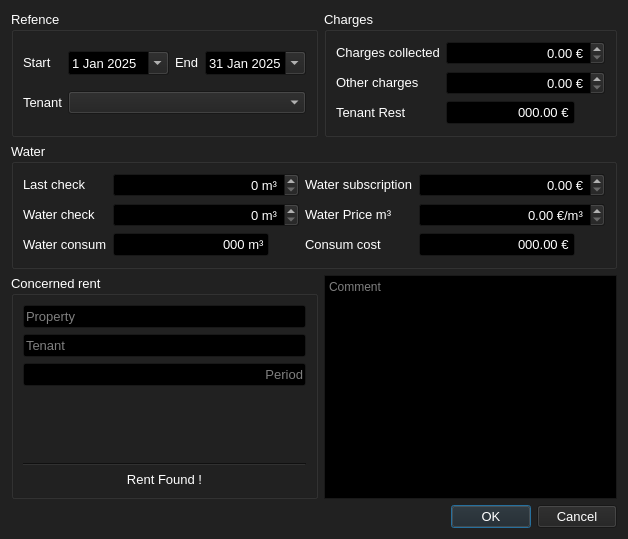
<?xml version="1.0" encoding="UTF-8"?>
<ui version="4.0">
 <class>W_Invoice_Creator</class>
 <widget class="QWidget" name="W_Invoice_Creator">
  <property name="geometry">
   <rect>
    <x>0</x>
    <y>0</y>
    <width>628</width>
    <height>539</height>
   </rect>
  </property>
  <property name="palette">
   <palette>
    <active>
     <colorrole role="WindowText">
      <brush brushstyle="SolidPattern">
       <color alpha="255">
        <red>255</red>
        <green>255</green>
        <blue>255</blue>
       </color>
      </brush>
     </colorrole>
     <colorrole role="Button">
      <brush brushstyle="SolidPattern">
       <color alpha="255">
        <red>33</red>
        <green>33</green>
        <blue>33</blue>
       </color>
      </brush>
     </colorrole>
     <colorrole role="Light">
      <brush brushstyle="SolidPattern">
       <color alpha="255">
        <red>49</red>
        <green>49</green>
        <blue>49</blue>
       </color>
      </brush>
     </colorrole>
     <colorrole role="Midlight">
      <brush brushstyle="SolidPattern">
       <color alpha="255">
        <red>41</red>
        <green>41</green>
        <blue>41</blue>
       </color>
      </brush>
     </colorrole>
     <colorrole role="Dark">
      <brush brushstyle="SolidPattern">
       <color alpha="255">
        <red>16</red>
        <green>16</green>
        <blue>16</blue>
       </color>
      </brush>
     </colorrole>
     <colorrole role="Mid">
      <brush brushstyle="SolidPattern">
       <color alpha="255">
        <red>22</red>
        <green>22</green>
        <blue>22</blue>
       </color>
      </brush>
     </colorrole>
     <colorrole role="Text">
      <brush brushstyle="SolidPattern">
       <color alpha="255">
        <red>255</red>
        <green>255</green>
        <blue>255</blue>
       </color>
      </brush>
     </colorrole>
     <colorrole role="BrightText">
      <brush brushstyle="SolidPattern">
       <color alpha="255">
        <red>255</red>
        <green>255</green>
        <blue>255</blue>
       </color>
      </brush>
     </colorrole>
     <colorrole role="ButtonText">
      <brush brushstyle="SolidPattern">
       <color alpha="255">
        <red>255</red>
        <green>255</green>
        <blue>255</blue>
       </color>
      </brush>
     </colorrole>
     <colorrole role="Base">
      <brush brushstyle="SolidPattern">
       <color alpha="255">
        <red>0</red>
        <green>0</green>
        <blue>0</blue>
       </color>
      </brush>
     </colorrole>
     <colorrole role="Window">
      <brush brushstyle="SolidPattern">
       <color alpha="255">
        <red>33</red>
        <green>33</green>
        <blue>33</blue>
       </color>
      </brush>
     </colorrole>
     <colorrole role="Shadow">
      <brush brushstyle="SolidPattern">
       <color alpha="255">
        <red>0</red>
        <green>0</green>
        <blue>0</blue>
       </color>
      </brush>
     </colorrole>
     <colorrole role="AlternateBase">
      <brush brushstyle="SolidPattern">
       <color alpha="255">
        <red>16</red>
        <green>16</green>
        <blue>16</blue>
       </color>
      </brush>
     </colorrole>
     <colorrole role="ToolTipBase">
      <brush brushstyle="SolidPattern">
       <color alpha="255">
        <red>255</red>
        <green>255</green>
        <blue>220</blue>
       </color>
      </brush>
     </colorrole>
     <colorrole role="ToolTipText">
      <brush brushstyle="SolidPattern">
       <color alpha="255">
        <red>0</red>
        <green>0</green>
        <blue>0</blue>
       </color>
      </brush>
     </colorrole>
     <colorrole role="PlaceholderText">
      <brush brushstyle="SolidPattern">
       <color alpha="127">
        <red>255</red>
        <green>255</green>
        <blue>255</blue>
       </color>
      </brush>
     </colorrole>
     <colorrole role="Accent">
      <brush brushstyle="SolidPattern">
       <color alpha="255">
        <red>0</red>
        <green>0</green>
        <blue>0</blue>
       </color>
      </brush>
     </colorrole>
    </active>
    <inactive>
     <colorrole role="WindowText">
      <brush brushstyle="SolidPattern">
       <color alpha="255">
        <red>255</red>
        <green>255</green>
        <blue>255</blue>
       </color>
      </brush>
     </colorrole>
     <colorrole role="Button">
      <brush brushstyle="SolidPattern">
       <color alpha="255">
        <red>33</red>
        <green>33</green>
        <blue>33</blue>
       </color>
      </brush>
     </colorrole>
     <colorrole role="Light">
      <brush brushstyle="SolidPattern">
       <color alpha="255">
        <red>49</red>
        <green>49</green>
        <blue>49</blue>
       </color>
      </brush>
     </colorrole>
     <colorrole role="Midlight">
      <brush brushstyle="SolidPattern">
       <color alpha="255">
        <red>41</red>
        <green>41</green>
        <blue>41</blue>
       </color>
      </brush>
     </colorrole>
     <colorrole role="Dark">
      <brush brushstyle="SolidPattern">
       <color alpha="255">
        <red>16</red>
        <green>16</green>
        <blue>16</blue>
       </color>
      </brush>
     </colorrole>
     <colorrole role="Mid">
      <brush brushstyle="SolidPattern">
       <color alpha="255">
        <red>22</red>
        <green>22</green>
        <blue>22</blue>
       </color>
      </brush>
     </colorrole>
     <colorrole role="Text">
      <brush brushstyle="SolidPattern">
       <color alpha="255">
        <red>255</red>
        <green>255</green>
        <blue>255</blue>
       </color>
      </brush>
     </colorrole>
     <colorrole role="BrightText">
      <brush brushstyle="SolidPattern">
       <color alpha="255">
        <red>255</red>
        <green>255</green>
        <blue>255</blue>
       </color>
      </brush>
     </colorrole>
     <colorrole role="ButtonText">
      <brush brushstyle="SolidPattern">
       <color alpha="255">
        <red>255</red>
        <green>255</green>
        <blue>255</blue>
       </color>
      </brush>
     </colorrole>
     <colorrole role="Base">
      <brush brushstyle="SolidPattern">
       <color alpha="255">
        <red>0</red>
        <green>0</green>
        <blue>0</blue>
       </color>
      </brush>
     </colorrole>
     <colorrole role="Window">
      <brush brushstyle="SolidPattern">
       <color alpha="255">
        <red>33</red>
        <green>33</green>
        <blue>33</blue>
       </color>
      </brush>
     </colorrole>
     <colorrole role="Shadow">
      <brush brushstyle="SolidPattern">
       <color alpha="255">
        <red>0</red>
        <green>0</green>
        <blue>0</blue>
       </color>
      </brush>
     </colorrole>
     <colorrole role="AlternateBase">
      <brush brushstyle="SolidPattern">
       <color alpha="255">
        <red>16</red>
        <green>16</green>
        <blue>16</blue>
       </color>
      </brush>
     </colorrole>
     <colorrole role="ToolTipBase">
      <brush brushstyle="SolidPattern">
       <color alpha="255">
        <red>255</red>
        <green>255</green>
        <blue>220</blue>
       </color>
      </brush>
     </colorrole>
     <colorrole role="ToolTipText">
      <brush brushstyle="SolidPattern">
       <color alpha="255">
        <red>0</red>
        <green>0</green>
        <blue>0</blue>
       </color>
      </brush>
     </colorrole>
     <colorrole role="PlaceholderText">
      <brush brushstyle="SolidPattern">
       <color alpha="127">
        <red>255</red>
        <green>255</green>
        <blue>255</blue>
       </color>
      </brush>
     </colorrole>
     <colorrole role="Accent">
      <brush brushstyle="SolidPattern">
       <color alpha="255">
        <red>0</red>
        <green>0</green>
        <blue>0</blue>
       </color>
      </brush>
     </colorrole>
    </inactive>
    <disabled>
     <colorrole role="WindowText">
      <brush brushstyle="SolidPattern">
       <color alpha="255">
        <red>16</red>
        <green>16</green>
        <blue>16</blue>
       </color>
      </brush>
     </colorrole>
     <colorrole role="Button">
      <brush brushstyle="SolidPattern">
       <color alpha="255">
        <red>33</red>
        <green>33</green>
        <blue>33</blue>
       </color>
      </brush>
     </colorrole>
     <colorrole role="Light">
      <brush brushstyle="SolidPattern">
       <color alpha="255">
        <red>49</red>
        <green>49</green>
        <blue>49</blue>
       </color>
      </brush>
     </colorrole>
     <colorrole role="Midlight">
      <brush brushstyle="SolidPattern">
       <color alpha="255">
        <red>41</red>
        <green>41</green>
        <blue>41</blue>
       </color>
      </brush>
     </colorrole>
     <colorrole role="Dark">
      <brush brushstyle="SolidPattern">
       <color alpha="255">
        <red>16</red>
        <green>16</green>
        <blue>16</blue>
       </color>
      </brush>
     </colorrole>
     <colorrole role="Mid">
      <brush brushstyle="SolidPattern">
       <color alpha="255">
        <red>22</red>
        <green>22</green>
        <blue>22</blue>
       </color>
      </brush>
     </colorrole>
     <colorrole role="Text">
      <brush brushstyle="SolidPattern">
       <color alpha="255">
        <red>16</red>
        <green>16</green>
        <blue>16</blue>
       </color>
      </brush>
     </colorrole>
     <colorrole role="BrightText">
      <brush brushstyle="SolidPattern">
       <color alpha="255">
        <red>255</red>
        <green>255</green>
        <blue>255</blue>
       </color>
      </brush>
     </colorrole>
     <colorrole role="ButtonText">
      <brush brushstyle="SolidPattern">
       <color alpha="255">
        <red>16</red>
        <green>16</green>
        <blue>16</blue>
       </color>
      </brush>
     </colorrole>
     <colorrole role="Base">
      <brush brushstyle="SolidPattern">
       <color alpha="255">
        <red>33</red>
        <green>33</green>
        <blue>33</blue>
       </color>
      </brush>
     </colorrole>
     <colorrole role="Window">
      <brush brushstyle="SolidPattern">
       <color alpha="255">
        <red>33</red>
        <green>33</green>
        <blue>33</blue>
       </color>
      </brush>
     </colorrole>
     <colorrole role="Shadow">
      <brush brushstyle="SolidPattern">
       <color alpha="255">
        <red>0</red>
        <green>0</green>
        <blue>0</blue>
       </color>
      </brush>
     </colorrole>
     <colorrole role="AlternateBase">
      <brush brushstyle="SolidPattern">
       <color alpha="255">
        <red>33</red>
        <green>33</green>
        <blue>33</blue>
       </color>
      </brush>
     </colorrole>
     <colorrole role="ToolTipBase">
      <brush brushstyle="SolidPattern">
       <color alpha="255">
        <red>255</red>
        <green>255</green>
        <blue>220</blue>
       </color>
      </brush>
     </colorrole>
     <colorrole role="ToolTipText">
      <brush brushstyle="SolidPattern">
       <color alpha="255">
        <red>0</red>
        <green>0</green>
        <blue>0</blue>
       </color>
      </brush>
     </colorrole>
     <colorrole role="PlaceholderText">
      <brush brushstyle="SolidPattern">
       <color alpha="127">
        <red>16</red>
        <green>16</green>
        <blue>16</blue>
       </color>
      </brush>
     </colorrole>
     <colorrole role="Accent">
      <brush brushstyle="SolidPattern">
       <color alpha="255">
        <red>23</red>
        <green>23</green>
        <blue>23</blue>
       </color>
      </brush>
     </colorrole>
    </disabled>
   </palette>
  </property>
  <property name="windowTitle">
   <string>Invoice Creator</string>
  </property>
  <property name="windowIcon">
   <iconset resource="../resources/icons.qrc">
    <normaloff>:/assets/text-x-changelog.svg</normaloff>:/assets/text-x-changelog.svg</iconset>
  </property>
  <layout class="QGridLayout" name="gridLayout_6">
   <item row="0" column="0">
    <widget class="QGroupBox" name="groupBox">
     <property name="font">
      <font>
       <pointsize>10</pointsize>
      </font>
     </property>
     <property name="title">
      <string>Refence</string>
     </property>
     <layout class="QGridLayout" name="gridLayout_2">
      <item row="0" column="0">
       <widget class="QLabel" name="label_2">
        <property name="sizePolicy">
         <sizepolicy hsizetype="Maximum" vsizetype="Maximum">
          <horstretch>0</horstretch>
          <verstretch>0</verstretch>
         </sizepolicy>
        </property>
        <property name="font">
         <font>
          <pointsize>10</pointsize>
         </font>
        </property>
        <property name="text">
         <string>Start</string>
        </property>
       </widget>
      </item>
      <item row="0" column="1">
       <widget class="QDateEdit" name="de_date_start">
        <property name="enabled">
         <bool>true</bool>
        </property>
        <property name="sizePolicy">
         <sizepolicy hsizetype="Preferred" vsizetype="Maximum">
          <horstretch>0</horstretch>
          <verstretch>0</verstretch>
         </sizepolicy>
        </property>
        <property name="font">
         <font>
          <pointsize>10</pointsize>
         </font>
        </property>
        <property name="styleSheet">
         <string notr="true"/>
        </property>
        <property name="readOnly">
         <bool>false</bool>
        </property>
        <property name="minimumDate">
         <date>
          <year>2014</year>
          <month>1</month>
          <day>1</day>
         </date>
        </property>
        <property name="calendarPopup">
         <bool>true</bool>
        </property>
        <property name="date">
         <date>
          <year>2025</year>
          <month>1</month>
          <day>1</day>
         </date>
        </property>
       </widget>
      </item>
      <item row="0" column="2">
       <widget class="QLabel" name="label_3">
        <property name="sizePolicy">
         <sizepolicy hsizetype="Maximum" vsizetype="Maximum">
          <horstretch>0</horstretch>
          <verstretch>0</verstretch>
         </sizepolicy>
        </property>
        <property name="font">
         <font>
          <pointsize>10</pointsize>
         </font>
        </property>
        <property name="text">
         <string>End</string>
        </property>
       </widget>
      </item>
      <item row="0" column="3">
       <widget class="QDateEdit" name="de_date_end">
        <property name="enabled">
         <bool>true</bool>
        </property>
        <property name="sizePolicy">
         <sizepolicy hsizetype="Preferred" vsizetype="Maximum">
          <horstretch>0</horstretch>
          <verstretch>0</verstretch>
         </sizepolicy>
        </property>
        <property name="font">
         <font>
          <pointsize>10</pointsize>
         </font>
        </property>
        <property name="styleSheet">
         <string notr="true"/>
        </property>
        <property name="readOnly">
         <bool>false</bool>
        </property>
        <property name="calendarPopup">
         <bool>true</bool>
        </property>
        <property name="date">
         <date>
          <year>2025</year>
          <month>1</month>
          <day>31</day>
         </date>
        </property>
       </widget>
      </item>
      <item row="1" column="0">
       <widget class="QLabel" name="label">
        <property name="sizePolicy">
         <sizepolicy hsizetype="Maximum" vsizetype="Maximum">
          <horstretch>0</horstretch>
          <verstretch>0</verstretch>
         </sizepolicy>
        </property>
        <property name="font">
         <font>
          <pointsize>10</pointsize>
         </font>
        </property>
        <property name="text">
         <string>Tenant</string>
        </property>
       </widget>
      </item>
      <item row="1" column="1" colspan="3">
       <widget class="QComboBox" name="cb_tenant">
        <property name="enabled">
         <bool>true</bool>
        </property>
        <property name="sizePolicy">
         <sizepolicy hsizetype="Preferred" vsizetype="Maximum">
          <horstretch>0</horstretch>
          <verstretch>0</verstretch>
         </sizepolicy>
        </property>
        <property name="font">
         <font>
          <pointsize>10</pointsize>
         </font>
        </property>
        <property name="styleSheet">
         <string notr="true"/>
        </property>
       </widget>
      </item>
     </layout>
    </widget>
   </item>
   <item row="2" column="0">
    <widget class="QGroupBox" name="groupBox_5">
     <property name="sizePolicy">
      <sizepolicy hsizetype="Preferred" vsizetype="Preferred">
       <horstretch>0</horstretch>
       <verstretch>0</verstretch>
      </sizepolicy>
     </property>
     <property name="font">
      <font>
       <pointsize>10</pointsize>
      </font>
     </property>
     <property name="title">
      <string>Concerned rent</string>
     </property>
     <layout class="QVBoxLayout" name="verticalLayout">
      <item>
       <widget class="QLineEdit" name="le_info_property">
        <property name="sizePolicy">
         <sizepolicy hsizetype="Expanding" vsizetype="Maximum">
          <horstretch>0</horstretch>
          <verstretch>0</verstretch>
         </sizepolicy>
        </property>
        <property name="font">
         <font>
          <pointsize>10</pointsize>
         </font>
        </property>
        <property name="styleSheet">
         <string notr="true"/>
        </property>
        <property name="readOnly">
         <bool>true</bool>
        </property>
        <property name="placeholderText">
         <string>Property</string>
        </property>
       </widget>
      </item>
      <item>
       <widget class="QLineEdit" name="le_info_tenant">
        <property name="sizePolicy">
         <sizepolicy hsizetype="Expanding" vsizetype="Maximum">
          <horstretch>0</horstretch>
          <verstretch>0</verstretch>
         </sizepolicy>
        </property>
        <property name="font">
         <font>
          <pointsize>10</pointsize>
         </font>
        </property>
        <property name="styleSheet">
         <string notr="true"/>
        </property>
        <property name="readOnly">
         <bool>true</bool>
        </property>
        <property name="placeholderText">
         <string>Tenant</string>
        </property>
       </widget>
      </item>
      <item>
       <widget class="QLineEdit" name="le_info_period">
        <property name="sizePolicy">
         <sizepolicy hsizetype="Expanding" vsizetype="Maximum">
          <horstretch>0</horstretch>
          <verstretch>0</verstretch>
         </sizepolicy>
        </property>
        <property name="font">
         <font>
          <pointsize>10</pointsize>
         </font>
        </property>
        <property name="styleSheet">
         <string notr="true"/>
        </property>
        <property name="alignment">
         <set>Qt::AlignmentFlag::AlignRight|Qt::AlignmentFlag::AlignTrailing|Qt::AlignmentFlag::AlignVCenter</set>
        </property>
        <property name="readOnly">
         <bool>true</bool>
        </property>
        <property name="placeholderText">
         <string>Period</string>
        </property>
       </widget>
      </item>
      <item>
       <spacer name="verticalSpacer">
        <property name="font">
         <font>
          <pointsize>10</pointsize>
         </font>
        </property>
        <property name="orientation">
         <enum>Qt::Orientation::Vertical</enum>
        </property>
        <property name="sizeHint" stdset="0">
         <size>
          <width>0</width>
          <height>0</height>
         </size>
        </property>
       </spacer>
      </item>
      <item>
       <widget class="Line" name="line">
        <property name="font">
         <font>
          <pointsize>10</pointsize>
         </font>
        </property>
        <property name="orientation">
         <enum>Qt::Orientation::Horizontal</enum>
        </property>
       </widget>
      </item>
      <item>
       <widget class="QLabel" name="label_13">
        <property name="sizePolicy">
         <sizepolicy hsizetype="Minimum" vsizetype="Maximum">
          <horstretch>0</horstretch>
          <verstretch>0</verstretch>
         </sizepolicy>
        </property>
        <property name="font">
         <font>
          <pointsize>10</pointsize>
         </font>
        </property>
        <property name="styleSheet">
         <string notr="true"/>
        </property>
        <property name="text">
         <string>Rent Found !</string>
        </property>
        <property name="alignment">
         <set>Qt::AlignmentFlag::AlignCenter</set>
        </property>
       </widget>
      </item>
     </layout>
    </widget>
   </item>
   <item row="3" column="0" colspan="2">
    <widget class="QDialogButtonBox" name="buttonBox">
     <property name="font">
      <font>
       <pointsize>10</pointsize>
      </font>
     </property>
     <property name="standardButtons">
      <set>QDialogButtonBox::StandardButton::Cancel|QDialogButtonBox::StandardButton::Ok</set>
     </property>
    </widget>
   </item>
   <item row="0" column="1">
    <widget class="QGroupBox" name="groupBox_3">
     <property name="font">
      <font>
       <pointsize>10</pointsize>
      </font>
     </property>
     <property name="title">
      <string>Charges</string>
     </property>
     <layout class="QGridLayout" name="gridLayout_4">
      <item row="0" column="0">
       <widget class="QLabel" name="label_21">
        <property name="sizePolicy">
         <sizepolicy hsizetype="Maximum" vsizetype="Maximum">
          <horstretch>0</horstretch>
          <verstretch>0</verstretch>
         </sizepolicy>
        </property>
        <property name="font">
         <font>
          <pointsize>10</pointsize>
         </font>
        </property>
        <property name="text">
         <string>Charges collected</string>
        </property>
       </widget>
      </item>
      <item row="1" column="0">
       <widget class="QLabel" name="label_8">
        <property name="sizePolicy">
         <sizepolicy hsizetype="Maximum" vsizetype="Maximum">
          <horstretch>0</horstretch>
          <verstretch>0</verstretch>
         </sizepolicy>
        </property>
        <property name="font">
         <font>
          <pointsize>10</pointsize>
         </font>
        </property>
        <property name="text">
         <string>Other charges</string>
        </property>
       </widget>
      </item>
      <item row="2" column="0">
       <widget class="QLabel" name="l_rest">
        <property name="sizePolicy">
         <sizepolicy hsizetype="Maximum" vsizetype="Maximum">
          <horstretch>0</horstretch>
          <verstretch>0</verstretch>
         </sizepolicy>
        </property>
        <property name="font">
         <font>
          <pointsize>10</pointsize>
         </font>
        </property>
        <property name="text">
         <string>Tenant Rest</string>
        </property>
       </widget>
      </item>
      <item row="2" column="1">
       <widget class="QLineEdit" name="le_rest">
        <property name="sizePolicy">
         <sizepolicy hsizetype="Minimum" vsizetype="Fixed">
          <horstretch>0</horstretch>
          <verstretch>0</verstretch>
         </sizepolicy>
        </property>
        <property name="font">
         <font>
          <pointsize>10</pointsize>
         </font>
        </property>
        <property name="styleSheet">
         <string notr="true"/>
        </property>
        <property name="text">
         <string>000.00 €</string>
        </property>
        <property name="alignment">
         <set>Qt::AlignmentFlag::AlignRight|Qt::AlignmentFlag::AlignTrailing|Qt::AlignmentFlag::AlignVCenter</set>
        </property>
        <property name="readOnly">
         <bool>true</bool>
        </property>
       </widget>
      </item>
      <item row="2" column="2">
       <widget class="QLabel" name="label_28">
        <property name="sizePolicy">
         <sizepolicy hsizetype="Maximum" vsizetype="Maximum">
          <horstretch>0</horstretch>
          <verstretch>0</verstretch>
         </sizepolicy>
        </property>
        <property name="minimumSize">
         <size>
          <width>24</width>
          <height>24</height>
         </size>
        </property>
        <property name="maximumSize">
         <size>
          <width>24</width>
          <height>24</height>
         </size>
        </property>
        <property name="font">
         <font>
          <pointsize>10</pointsize>
         </font>
        </property>
        <property name="text">
         <string/>
        </property>
        <property name="pixmap">
         <pixmap resource="../resources/icons.qrc">:/assets/accessories-calculator.svg</pixmap>
        </property>
        <property name="scaledContents">
         <bool>false</bool>
        </property>
        <property name="alignment">
         <set>Qt::AlignmentFlag::AlignCenter</set>
        </property>
        <property name="wordWrap">
         <bool>false</bool>
        </property>
        <property name="indent">
         <number>-1</number>
        </property>
       </widget>
      </item>
      <item row="0" column="1" colspan="2">
       <widget class="QDoubleSpinBox" name="dsb_charge_collected">
        <property name="sizePolicy">
         <sizepolicy hsizetype="Preferred" vsizetype="Fixed">
          <horstretch>0</horstretch>
          <verstretch>0</verstretch>
         </sizepolicy>
        </property>
        <property name="font">
         <font>
          <pointsize>10</pointsize>
         </font>
        </property>
        <property name="styleSheet">
         <string notr="true"/>
        </property>
        <property name="alignment">
         <set>Qt::AlignmentFlag::AlignRight|Qt::AlignmentFlag::AlignTrailing|Qt::AlignmentFlag::AlignVCenter</set>
        </property>
        <property name="readOnly">
         <bool>false</bool>
        </property>
        <property name="suffix">
         <string> €</string>
        </property>
        <property name="maximum">
         <double>999999.000000000000000</double>
        </property>
       </widget>
      </item>
      <item row="1" column="1" colspan="2">
       <widget class="QDoubleSpinBox" name="dsb_other">
        <property name="enabled">
         <bool>true</bool>
        </property>
        <property name="sizePolicy">
         <sizepolicy hsizetype="Preferred" vsizetype="Fixed">
          <horstretch>0</horstretch>
          <verstretch>0</verstretch>
         </sizepolicy>
        </property>
        <property name="font">
         <font>
          <pointsize>10</pointsize>
         </font>
        </property>
        <property name="styleSheet">
         <string notr="true"/>
        </property>
        <property name="alignment">
         <set>Qt::AlignmentFlag::AlignRight|Qt::AlignmentFlag::AlignTrailing|Qt::AlignmentFlag::AlignVCenter</set>
        </property>
        <property name="readOnly">
         <bool>false</bool>
        </property>
        <property name="suffix">
         <string> €</string>
        </property>
        <property name="maximum">
         <double>9999.000000000000000</double>
        </property>
       </widget>
      </item>
     </layout>
    </widget>
   </item>
   <item row="1" column="0" colspan="2">
    <widget class="QGroupBox" name="groupBox_2">
     <property name="font">
      <font>
       <pointsize>10</pointsize>
      </font>
     </property>
     <property name="title">
      <string>Water</string>
     </property>
     <layout class="QGridLayout" name="gridLayout_3">
      <item row="0" column="0">
       <widget class="QLabel" name="label_4">
        <property name="sizePolicy">
         <sizepolicy hsizetype="Maximum" vsizetype="Maximum">
          <horstretch>0</horstretch>
          <verstretch>0</verstretch>
         </sizepolicy>
        </property>
        <property name="font">
         <font>
          <pointsize>10</pointsize>
         </font>
        </property>
        <property name="text">
         <string>Last check</string>
        </property>
       </widget>
      </item>
      <item row="1" column="0">
       <widget class="QLabel" name="label_5">
        <property name="sizePolicy">
         <sizepolicy hsizetype="Maximum" vsizetype="Maximum">
          <horstretch>0</horstretch>
          <verstretch>0</verstretch>
         </sizepolicy>
        </property>
        <property name="font">
         <font>
          <pointsize>10</pointsize>
         </font>
        </property>
        <property name="text">
         <string>Water check</string>
        </property>
       </widget>
      </item>
      <item row="2" column="0">
       <widget class="QLabel" name="label_14">
        <property name="sizePolicy">
         <sizepolicy hsizetype="Maximum" vsizetype="Maximum">
          <horstretch>0</horstretch>
          <verstretch>0</verstretch>
         </sizepolicy>
        </property>
        <property name="font">
         <font>
          <pointsize>10</pointsize>
         </font>
        </property>
        <property name="text">
         <string>Water consum</string>
        </property>
       </widget>
      </item>
      <item row="2" column="1">
       <widget class="QLineEdit" name="le_water_consum">
        <property name="sizePolicy">
         <sizepolicy hsizetype="Preferred" vsizetype="Fixed">
          <horstretch>0</horstretch>
          <verstretch>0</verstretch>
         </sizepolicy>
        </property>
        <property name="font">
         <font>
          <pointsize>10</pointsize>
         </font>
        </property>
        <property name="styleSheet">
         <string notr="true"/>
        </property>
        <property name="text">
         <string>000 m³</string>
        </property>
        <property name="alignment">
         <set>Qt::AlignmentFlag::AlignRight|Qt::AlignmentFlag::AlignTrailing|Qt::AlignmentFlag::AlignVCenter</set>
        </property>
        <property name="readOnly">
         <bool>true</bool>
        </property>
       </widget>
      </item>
      <item row="2" column="2">
       <widget class="QLabel" name="label_25">
        <property name="sizePolicy">
         <sizepolicy hsizetype="Maximum" vsizetype="Maximum">
          <horstretch>0</horstretch>
          <verstretch>0</verstretch>
         </sizepolicy>
        </property>
        <property name="minimumSize">
         <size>
          <width>24</width>
          <height>24</height>
         </size>
        </property>
        <property name="maximumSize">
         <size>
          <width>24</width>
          <height>24</height>
         </size>
        </property>
        <property name="font">
         <font>
          <pointsize>10</pointsize>
         </font>
        </property>
        <property name="text">
         <string/>
        </property>
        <property name="pixmap">
         <pixmap resource="../resources/icons.qrc">:/assets/accessories-calculator.svg</pixmap>
        </property>
        <property name="scaledContents">
         <bool>false</bool>
        </property>
        <property name="alignment">
         <set>Qt::AlignmentFlag::AlignCenter</set>
        </property>
        <property name="wordWrap">
         <bool>false</bool>
        </property>
        <property name="indent">
         <number>-1</number>
        </property>
       </widget>
      </item>
      <item row="0" column="3">
       <widget class="QLabel" name="label_7">
        <property name="sizePolicy">
         <sizepolicy hsizetype="Maximum" vsizetype="Maximum">
          <horstretch>0</horstretch>
          <verstretch>0</verstretch>
         </sizepolicy>
        </property>
        <property name="font">
         <font>
          <pointsize>10</pointsize>
         </font>
        </property>
        <property name="text">
         <string>Water subscription</string>
        </property>
       </widget>
      </item>
      <item row="1" column="3">
       <widget class="QLabel" name="label_6">
        <property name="sizePolicy">
         <sizepolicy hsizetype="Maximum" vsizetype="Maximum">
          <horstretch>0</horstretch>
          <verstretch>0</verstretch>
         </sizepolicy>
        </property>
        <property name="font">
         <font>
          <pointsize>10</pointsize>
         </font>
        </property>
        <property name="text">
         <string>Water Price m³</string>
        </property>
       </widget>
      </item>
      <item row="2" column="3">
       <widget class="QLabel" name="label_9">
        <property name="sizePolicy">
         <sizepolicy hsizetype="Maximum" vsizetype="Maximum">
          <horstretch>0</horstretch>
          <verstretch>0</verstretch>
         </sizepolicy>
        </property>
        <property name="font">
         <font>
          <pointsize>10</pointsize>
         </font>
        </property>
        <property name="text">
         <string>Consum cost</string>
        </property>
       </widget>
      </item>
      <item row="2" column="4">
       <widget class="QLineEdit" name="le_water_consum_price">
        <property name="sizePolicy">
         <sizepolicy hsizetype="Minimum" vsizetype="Fixed">
          <horstretch>0</horstretch>
          <verstretch>0</verstretch>
         </sizepolicy>
        </property>
        <property name="font">
         <font>
          <pointsize>10</pointsize>
         </font>
        </property>
        <property name="styleSheet">
         <string notr="true"/>
        </property>
        <property name="text">
         <string>000.00 €</string>
        </property>
        <property name="alignment">
         <set>Qt::AlignmentFlag::AlignRight|Qt::AlignmentFlag::AlignTrailing|Qt::AlignmentFlag::AlignVCenter</set>
        </property>
        <property name="readOnly">
         <bool>true</bool>
        </property>
       </widget>
      </item>
      <item row="2" column="5">
       <widget class="QLabel" name="label_26">
        <property name="sizePolicy">
         <sizepolicy hsizetype="Maximum" vsizetype="Maximum">
          <horstretch>0</horstretch>
          <verstretch>0</verstretch>
         </sizepolicy>
        </property>
        <property name="minimumSize">
         <size>
          <width>24</width>
          <height>24</height>
         </size>
        </property>
        <property name="maximumSize">
         <size>
          <width>24</width>
          <height>24</height>
         </size>
        </property>
        <property name="font">
         <font>
          <pointsize>10</pointsize>
         </font>
        </property>
        <property name="text">
         <string/>
        </property>
        <property name="pixmap">
         <pixmap resource="../resources/icons.qrc">:/assets/accessories-calculator.svg</pixmap>
        </property>
        <property name="scaledContents">
         <bool>false</bool>
        </property>
        <property name="alignment">
         <set>Qt::AlignmentFlag::AlignCenter</set>
        </property>
        <property name="wordWrap">
         <bool>false</bool>
        </property>
        <property name="indent">
         <number>-1</number>
        </property>
       </widget>
      </item>
      <item row="0" column="1" colspan="2">
       <widget class="QSpinBox" name="sb_last_water_check">
        <property name="enabled">
         <bool>true</bool>
        </property>
        <property name="sizePolicy">
         <sizepolicy hsizetype="Preferred" vsizetype="Fixed">
          <horstretch>0</horstretch>
          <verstretch>0</verstretch>
         </sizepolicy>
        </property>
        <property name="font">
         <font>
          <pointsize>10</pointsize>
         </font>
        </property>
        <property name="styleSheet">
         <string notr="true"/>
        </property>
        <property name="alignment">
         <set>Qt::AlignmentFlag::AlignRight|Qt::AlignmentFlag::AlignTrailing|Qt::AlignmentFlag::AlignVCenter</set>
        </property>
        <property name="readOnly">
         <bool>false</bool>
        </property>
        <property name="suffix">
         <string> m³</string>
        </property>
        <property name="prefix">
         <string/>
        </property>
        <property name="maximum">
         <number>99999</number>
        </property>
       </widget>
      </item>
      <item row="1" column="1" colspan="2">
       <widget class="QSpinBox" name="sb_water_check">
        <property name="enabled">
         <bool>true</bool>
        </property>
        <property name="sizePolicy">
         <sizepolicy hsizetype="Preferred" vsizetype="Fixed">
          <horstretch>0</horstretch>
          <verstretch>0</verstretch>
         </sizepolicy>
        </property>
        <property name="font">
         <font>
          <pointsize>10</pointsize>
         </font>
        </property>
        <property name="styleSheet">
         <string notr="true"/>
        </property>
        <property name="alignment">
         <set>Qt::AlignmentFlag::AlignRight|Qt::AlignmentFlag::AlignTrailing|Qt::AlignmentFlag::AlignVCenter</set>
        </property>
        <property name="readOnly">
         <bool>false</bool>
        </property>
        <property name="suffix">
         <string> m³</string>
        </property>
        <property name="maximum">
         <number>99999</number>
        </property>
       </widget>
      </item>
      <item row="1" column="4" colspan="2">
       <widget class="QDoubleSpinBox" name="dsb_water_price">
        <property name="enabled">
         <bool>true</bool>
        </property>
        <property name="sizePolicy">
         <sizepolicy hsizetype="Minimum" vsizetype="Fixed">
          <horstretch>0</horstretch>
          <verstretch>0</verstretch>
         </sizepolicy>
        </property>
        <property name="font">
         <font>
          <pointsize>10</pointsize>
         </font>
        </property>
        <property name="styleSheet">
         <string notr="true"/>
        </property>
        <property name="alignment">
         <set>Qt::AlignmentFlag::AlignRight|Qt::AlignmentFlag::AlignTrailing|Qt::AlignmentFlag::AlignVCenter</set>
        </property>
        <property name="readOnly">
         <bool>false</bool>
        </property>
        <property name="prefix">
         <string/>
        </property>
        <property name="suffix">
         <string> €/m³</string>
        </property>
       </widget>
      </item>
      <item row="0" column="4" colspan="2">
       <widget class="QDoubleSpinBox" name="dsb_water_subscription">
        <property name="enabled">
         <bool>true</bool>
        </property>
        <property name="sizePolicy">
         <sizepolicy hsizetype="Preferred" vsizetype="Fixed">
          <horstretch>0</horstretch>
          <verstretch>0</verstretch>
         </sizepolicy>
        </property>
        <property name="font">
         <font>
          <pointsize>10</pointsize>
         </font>
        </property>
        <property name="styleSheet">
         <string notr="true"/>
        </property>
        <property name="alignment">
         <set>Qt::AlignmentFlag::AlignRight|Qt::AlignmentFlag::AlignTrailing|Qt::AlignmentFlag::AlignVCenter</set>
        </property>
        <property name="readOnly">
         <bool>false</bool>
        </property>
        <property name="suffix">
         <string> €</string>
        </property>
        <property name="maximum">
         <double>9999.000000000000000</double>
        </property>
       </widget>
      </item>
     </layout>
    </widget>
   </item>
   <item row="2" column="1">
    <widget class="QTextEdit" name="te_comment">
     <property name="placeholderText">
      <string>Comment</string>
     </property>
    </widget>
   </item>
  </layout>
 </widget>
 <resources>
  <include location="../resources/icons.qrc"/>
 </resources>
 <connections/>
</ui>
